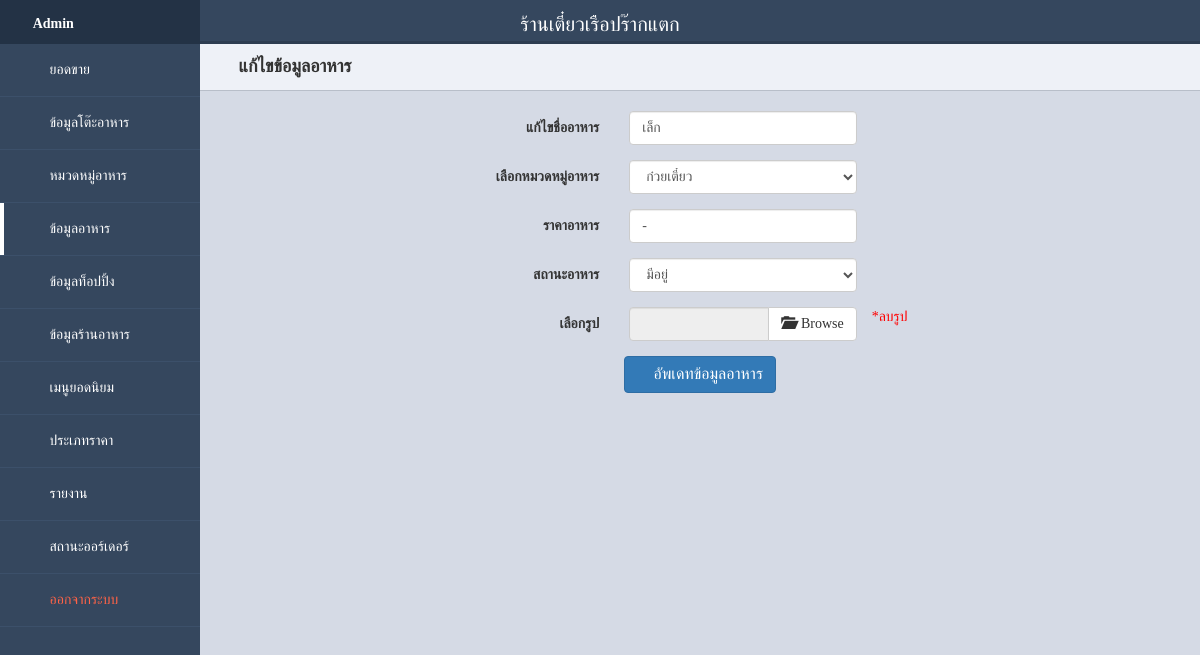
The page /admin/index.php?page=foodinformation_edit&food_id=1 on the database its author committed.
### tables this page shows
CREATE TABLE `restaurant` (
  `id_restaurant` int(11) NOT NULL,
  `restaurant_name` varchar(100) NOT NULL,
  `restaurant_address` text NOT NULL,
  `restaurant_tel` varchar(10) NOT NULL,
  `restaurant_img` varchar(255) NOT NULL COMMENT 'รูปโลโก้ร้าน'
);

CREATE TABLE `food` (
  `food_id` int(11) NOT NULL COMMENT 'ไอดีอาหาร',
  `foodtype_id` varchar(2) NOT NULL COMMENT 'ไอดีหมวดหมู่อาหาร',
  `food_name` varchar(100) NOT NULL COMMENT 'ชื่ออาหาร',
  `food_price` varchar(10) NOT NULL COMMENT 'ราคาอาหาร',
  `food_flag` varchar(1) NOT NULL COMMENT 'สถานะของอาหาร',
  `food_img` varchar(100) NOT NULL COMMENT 'รูปภาพ',
  `food_recommend` varchar(1) NOT NULL COMMENT 'สถานะเมนูแนะนำ'
);

### admin/foodinformation_edit.php (the view, shortened to what this page needs)
<?php $food_id = $_REQUEST["food_id"]; ?>
<div class="title"><i class="fa fa-plus-circle" aria-hidden="true"></i> แก้ไขข้อมูลอาหาร</div><br>
<form id="frm" method="post" class="form-horizontal" action="?page=foodinformation_update" enctype="multipart/form-data" accept-charset="UTF-8">
    <div class="form-group">
		<label class="col-sm-5 control-label">แก้ไขชื่ออาหาร</label>
		<div class="col-sm-3 food_name">
        <?php
		$sqld="select * from food inner join food_type on (food.foodtype_id=food_type.foodtype_id) inner join foodflag_status on (foodflag_status.foodflagstatus_id=food.food_flag) where food_id=$food_id";
		$resultd=$db->query($sqld);
		while($rowd=$resultd->fetch_array(MYSQLI_BOTH)){
	    ?>
			<input type="text" class="form-control" name="food_name" id="food_name"  required="required" onBlur="chkfood_name();" value="<?=$rowd["food_name"]?>"></input>
		</div>
	</div>
	<div class="form-group">
		<label class="col-sm-5 control-label">เลือกหมวดหมู่อาหาร</label>
		<div class="col-sm-3 foodtype_id">
			<select class="form-control" name="foodtype_id" id="foodtype_id" onBlur="chkfoodtype_id();">
				<?php
				$foodtype_id=$rowd["foodtype_id"];
				$sqli="select * from food_type";
				$resulti=$db->query($sqli);
				while($rowi=$resulti->fetch_array(MYSQLI_ASSOC)){
					if($foodtype_id==$rowi["foodtype_id"])
					{
						$sel = "selected";
					}
					else
					{
						$sel = "";
					}
				?>
				<option value="<?=$rowi['foodtype_id']?>"<?=$sel?>><?=$rowi['foodtype_name']?></option>
        		<?php
        		}
				?>
        </select>
        </div>
	</div>
	<div class="form-group">
		<label class="col-sm-5 control-label">ราคาอาหาร</label>
		<div class="col-sm-3 food_price">
			<input type="text" class="form-control" OnKeyPress="return chkNumber(this)" name="food_price" id="food_price"  required="required" onBlur="chkfood_price();" value="<?=$rowd["food_price"]?>"></input>
		</div>
	</div>
    <div class="form-group">
		<label class="col-sm-5 control-label">สถานะอาหาร</label>
		<div class="col-sm-3 foodflag_status">
			<select class="form-control" name="foodflag_status" id="foodflag_status" onBlur="chkfoodtype_id();">
				<?php
				$sql="select * from foodflag_status";
				$result=$db->query($sql);
				$foodflagstatus_id=$rowd["foodflagstatus_id"];
				while($row=$result->fetch_array(MYSQLI_ASSOC)){
					if($foodflagstatus_id==$row["foodflagstatus_id"])
					{
						$sel = "selected";
					}
					else
					{
						$sel = "";
					}
				?>
				<option value="<?=$row['foodflagstatus_id']?>"<?=$sel?>><?=$row['foodflagstatus_name']?></option>
        		<?php
        		}
				?>
        </select>
        </div>
	</div>
		<div class="form-group">
			<label class="col-sm-5 control-label">เลือกรูป</label>
			<div class="col-sm-3">
				<div class="input-group image-preview">
					<input type="text" class="form-control image-preview-filename" value="<?=$rowd['food_img']?>" disabled="disabled">
					<span class="input-group-btn">
						<div class="btn btn-default image-preview-input">
							<span class="glyphicon glyphicon-folder-open"></span>
							<span class="image-preview-input-title">Browse</span>
						</div>
					</span>
				</div>
			</div>
			<a href="?page=foodinformation_deleteimg&food_id=<?=$rowd["food_id"];?>" class="removeimg" style="text-decoration:none">*ลบรูป</a>
		</div>
    <?php }?>
		<div class="form-group" align="center">
			<button class="btn btn-primary" type="button" style="font-size:16px" title="บันทึก" onClick="confirmdata();"><i class="fa fa-save" ></i> อัพเดทข้อมูลอาหาร</button>
		</div>
  </form>

### admin/index.php (shortened to what this page needs)
<?php include("config.php"); ?>
<!DOCTYPE html>
<html>
	<head>
		<link rel="stylesheet" href="css/bootstrap.min.css">
		<link rel="stylesheet" href="css/main.css">
		<link rel="stylesheet" href="fonts/Mali.css">
		<link rel="stylesheet" href="fonts/font-awesome.min.css">
		<link rel="stylesheet" href="css/ionicons.min.css">
		<link rel="stylesheet" href="css/dataTables.main.css"/>
		<link rel="stylesheet" href="css/jquery.fancybox.min.css" media="screen">
	</head>
	<body>
		<div class="header">
			<?php
			$sql="select * from restaurant";
			$result=$db->query($sql);
			while($row=$result->fetch_array(MYSQLI_BOTH)){
			?>
			<div class="namestore"><?=$row["restaurant_name"]?></div>
			<?php
			}
			?>
		</div>
		<div class="side-nav">
			<div class="logo">
			<i class="fa fa-tachometer">
				<a href="index.php"></i> Admin</a>
			</div>
			<nav>
				<ul>
					<li <?php if($_GET['page']=="main") echo'class="active"'?>>
						<a href="index.php" title="ยอดขาย">
							<span><i class="fa fa-bar-chart"></i></span>
							<span>ยอดขาย</span>
						</a>
					</li>
					<li <?php if($_GET['page']=="datatable") echo'class="active"'?>
						<?php if($_GET['page']=="datatable_edit") echo'class="active"'?>>
						<a href="?page=datatable" title="ข้อมูลโต๊ะอาหาร">
							<span><i class="fa fa-table"></i></span>
							<span>ข้อมูลโต๊ะอาหาร</span>
						</a>
					</li>
					<li <?php if($_GET['page']=="foodcategory") echo'class="active"'?>
					<?php if($_GET['page']=="foodcategory_new") echo'class="active"'?>
					<?php if($_GET['page']=="foodcategory_edit") echo'class="active"'?>>
						<a href="?page=foodcategory" title="หมวดหมู่อาหาร">
							<span><i class="fa fa-th-list"></i></span>
							<span>หมวดหมู่อาหาร</span>
						</a>
					</li>
					<li <?php if($_GET['page']=="foodinformation") echo'class="active"'?>
					<?php if($_GET['page']=="foodinformation_new") echo'class="active"'?>
					<?php if($_GET['page']=="foodinformation_edit") echo'class="active"'?>>
						<a href="?page=foodinformation" title="ข้อมูลอาหาร">
							<span><i class="fa fa-th"></i></span>
							<span>ข้อมูลอาหาร</span>
						</a>
					</li>
					<li <?php if($_GET['page']=="food_topping") echo'class="active"'?>
					<?php if($_GET['page']=="food_topping_new") echo'class="active"'?>
					<?php if($_GET['page']=="food_topping_edit") echo'class="active"'?>>
						<a href="?page=food_topping" title="ข้อมูลอาหาร">
							<span><i class="fa fa-fort-awesome"></i></span>
							<span>ข้อมูลท็อปปิ้ง</span>
						</a>
					</li>
					<li <?php if($_GET['page']=="restaurant") echo'class="active"'?>
					<?php if($_GET['page']=="restaurant_edit") echo'class="active"'?>>
						<a href="?page=restaurant" title="ข้อมูลร้านอาหาร">
							<span><i class="fa fa-cogs"></i></span>
							<span>ข้อมูลร้านอาหาร</span>
						</a>
					</li>
					<li <?php if($_GET['page']=="popularmenu") echo'class="active"'?>>
						<a href="?page=popularmenu" title="เมนูยอดนิยม">
							<span><i class="fa fa-thumbs-up"></i></span>
							<span>เมนูยอดนิยม</span>
						</a>
					</li>
					<li <?php if($_GET['page']=="price_category") echo'class="active"'?>
					<?php if($_GET['page']=="price_category_edit") echo'class="active"'?>>
						<a href="?page=price_category" title="ประเภทราคา">
							<span><i class="fa fa-star-half-o"></i></span>
							<span>ประเภทราคา</span>
						</a>
					</li>
					<li <?php if($_GET['page']=="report") echo'class="active"'?>>
						<a href="?page=report" title="รายงาน">
							<span><i class="fa fa-line-chart"></i></span>
							<span>รายงาน</span>
						</a>
					</li>
					<li <?php if($_GET['page']=="orders") echo'class="active"'?>>
						<a href="?page=orders" title="ออร์เดอร์">
							<span><i class="fa fa-sort"></i></span>
							<span>สถานะออร์เดอร์</span>
						</a>
					</li>
					<li <?php if($_GET['page']=="logout") echo'class="active"'?>>
						<a href="?page=logout" title="ออกจากระบบ">
							<span><i class="fa fa-sign-out"></i></span>
							<span style="color: tomato;">ออกจากระบบ</span>
						</a>
					</li>
				</ul>
			</nav>
		</div>
		<div class="main-content">
		<?php
		if(@$_GET['fd'])
		$file=$_GET['fd']."/".$_GET['page'].".php";
		else
		$file=@$_GET['page'].".php";
		if(is_file($file)){
		require_once("$file");
		}
		else{
		require_once("main.php");
		}
		?>
		</div>
	</body>
</html>

### admin/css/main.css (style rules this page uses)
* { box-sizing: border-box; }
body { margin: 0; padding: 0; font-family: 'Mali', cursive; background-color: #d5dae5; -webkit-font-smoothing: antialiased; -moz-osx-font-smoothing: grayscale; }
.header { position: absolute; width: 100%; z-index: 3; height: 44px; background-color: #fff; border-bottom: 3px solid #2d3d51; }
.input-group { width: 80%; margin: auto; z-index: 0; }
.form-horizontal { text-align: center; }
.form-control { width: 80%; text-align: center; display: inline; }
.namestore { margin-top: 10px; color: #233245; text-align: center; font-size: 20px; }
.logo { height: 44px; padding: 10px; font-weight: 700; }
.side-nav .logo { background-color: #233245; color: #fff; }
.logo i { font-size: 22px; }
.nav-trigger span, .nav-trigger span:before, span:after { width: 20px; height: 2px; background-color: #35475e; position: absolute; }
.side-nav { position: absolute; width: 100%; height: 110vh; background-color: #35475e; z-index: 1; display: none; }
.side-nav ul { margin: 0; padding: 0; }
.side-nav ul li { padding: 16px 16px; border-bottom: 1px solid #3c506a; position: relative; }
.side-nav ul li.active:before { content: ''; position: absolute; width: 4px; height: 100%; top: 0; left: 0; background-color: #fff; }
.side-nav ul li a { color: #fff; display: block; text-decoration: none; }
.side-nav ul li i { color: #0497df; min-width: 20px; text-align: center; }
.side-nav ul li span:nth-child(2) { margin-left: 10px; font-size: 14px; }
.main-content { padding: 40px; margin-top: 0; padding: 0; padding-top: 44px; height: 100%; overflow: scroll; }
.main-content .title { background-color: #eef1f7; border-bottom: 1px solid #b8bec9; padding: 10px 20px; font-weight: 700; color: #333; font-size: 18px; }
@media screen and (min-width: 600px) { .input-group { width: 100%; text-align: center; margin: auto; } }
@media screen and (min-width: 600px) { .form-control { width: 80%; text-align: left; } }
@media screen and (min-width: 600px) { .form-horizontal { text-align: center; } }
@media screen and (min-width: 600px) { .namestore { margin-top: 10px; color: #fff; text-align: center; font-size: 20px; } }
@media screen and (min-width: 600px) { .header { background-color: #35475e; z-index: 1; } }
@media screen and (min-width: 600px) { .nav-trigger span, .nav-trigger span:before, span:after { background-color: #fff; } }
@media screen and (min-width: 600px) { .side-nav { position: fixed; display: block; width: 70px; z-index: 2; max-height: 100%; overflow-x: hidden; } }
@media screen and (min-width: 600px) { .side-nav ul li span:nth-child(2) { display: none; } }
@media screen and (min-width: 600px) { .side-nav .logo i { padding-left: 12px; } }
@media screen and (min-width: 600px) { .side-nav .logo a { display: none; text-decoration: none; color: #fff; } }
@media screen and (min-width: 600px) { .side-nav ul li i { font-size: 26px; } }
@media screen and (min-width: 600px) { .side-nav ul li a { text-align: center; } }
@media screen and (min-width: 600px) { .main-content { margin-left: 70px; } }
@media screen and (min-width: 800px) { .form-control { width: 100%; text-align: left; } }
@media screen and (min-width: 800px) { .form-horizontal { text-align: left; } }
@media screen and (min-width: 800px) { .side-nav { width: 200px; } }
@media screen and (min-width: 800px) { .side-nav ul li span:nth-child(2) { display: inline-block; } }
@media screen and (min-width: 800px) { .side-nav ul li i { font-size: 16px; } }
@media screen and (min-width: 800px) { .side-nav ul li a { text-align: left; } }
@media screen and (min-width: 800px) { .side-nav .logo i { padding-left: 0; } }
@media screen and (min-width: 800px) { .side-nav .logo a { display: inline-block; text-decoration: none; color: #fff; } }
@media screen and (min-width: 800px) { .main-content { margin-left: 200px; } }

### admin/foodinformation_edit.php (style rules this page uses)
.main-content { padding: 40px; margin-top: 0; padding: 0; padding-top: 44px; height: 100%; overflow: visible; }
.image-preview-input { position: relative; overflow: hidden; margin: 0px; color: #333; background-color: #fff; }
.image-preview-input-title { margin-left:2px; }
.removeimg { color: red; text-decoration: none; }

### rows shown on the page
restaurant: restaurant_name "ร้านเตี๋ยวเรือปร๊ากแตก"
food: food_name "เล็ก", food_price "-"

### other values the page prints
form field foodtype_id "ก๋วยเตี๋ยว"
form field foodflag_status "มีอยู่"
